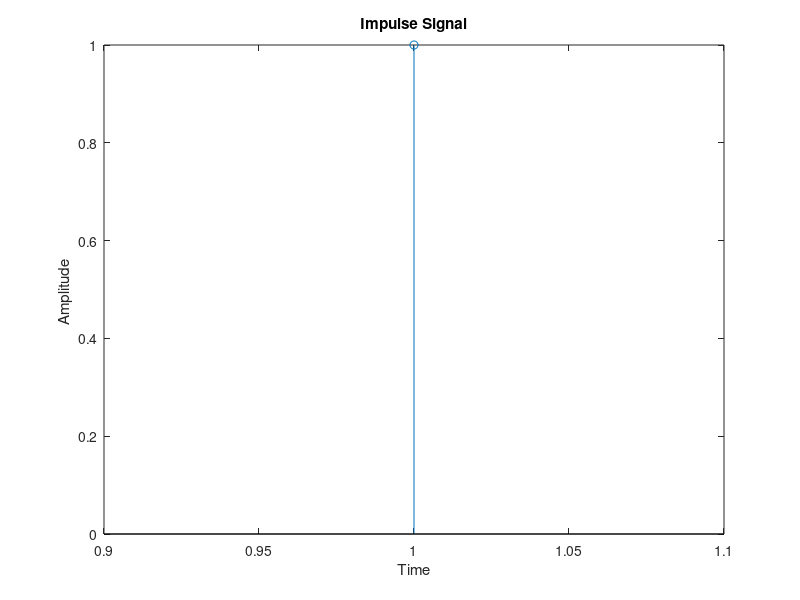
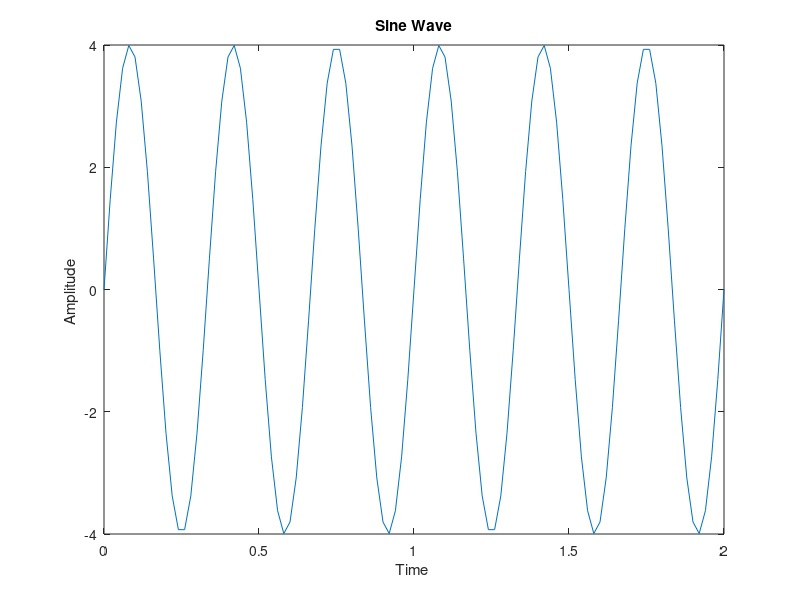
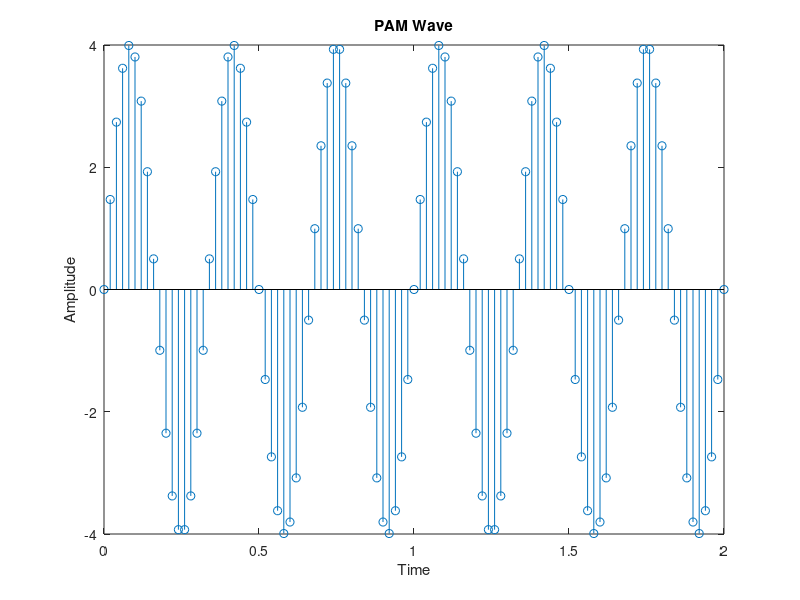

The MATLAB source for these figures, in order:
% GROUP-8
% Gyan Pratap Singh 1704088
% Anurag Gupta      1704087
% Lokesh Rao        1704090
% Hement Rawal      1704108

clc;
close all;
clear all;

a = 4 ;
f = 3 ;
t = 0:0.02:2; 
x1 = 1;                                         
x2 = a*sin(2*pi*f*t); 
y = x1.*x2;                        

figure(1);
stem(x1);
xlabel('Time');
ylabel('Amplitude ');
title('Impulse Signal');

figure(2);                                 
plot(t,x2);
xlabel('Time ');
ylabel('Amplitude ');
title('Sine Wave');

figure(3);                              
stem(t,y);
xlabel('Time');
ylabel('Amplitude');
title('PAM Wave');